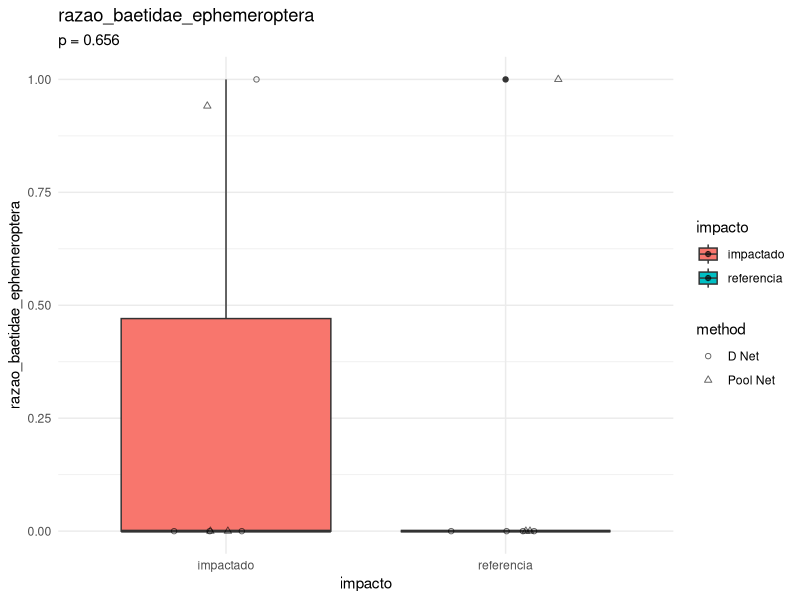
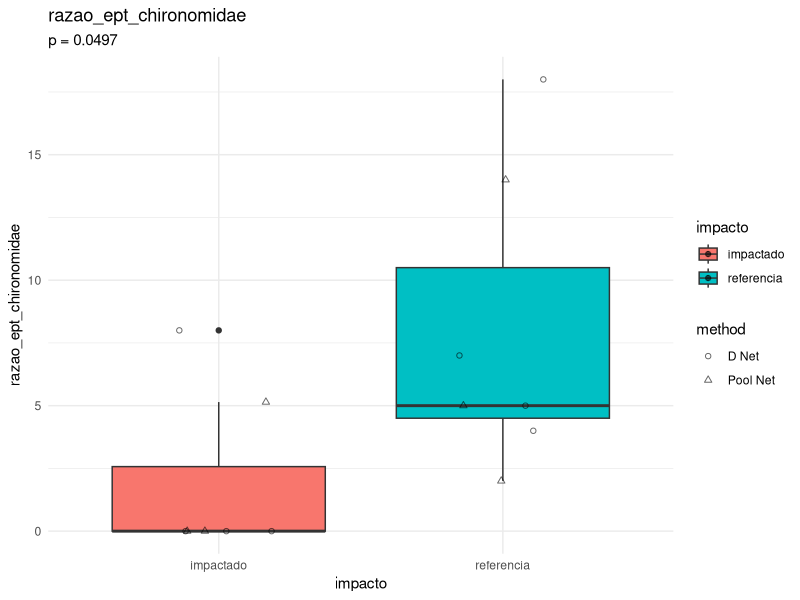
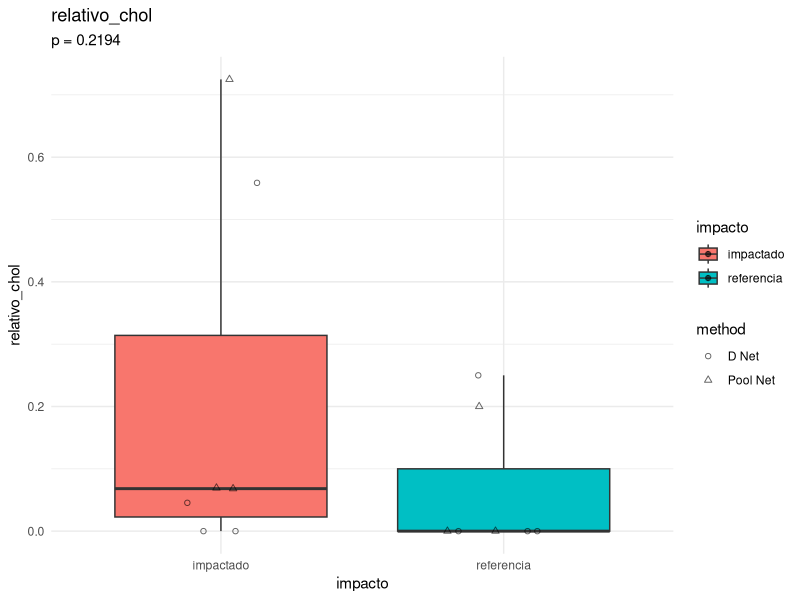
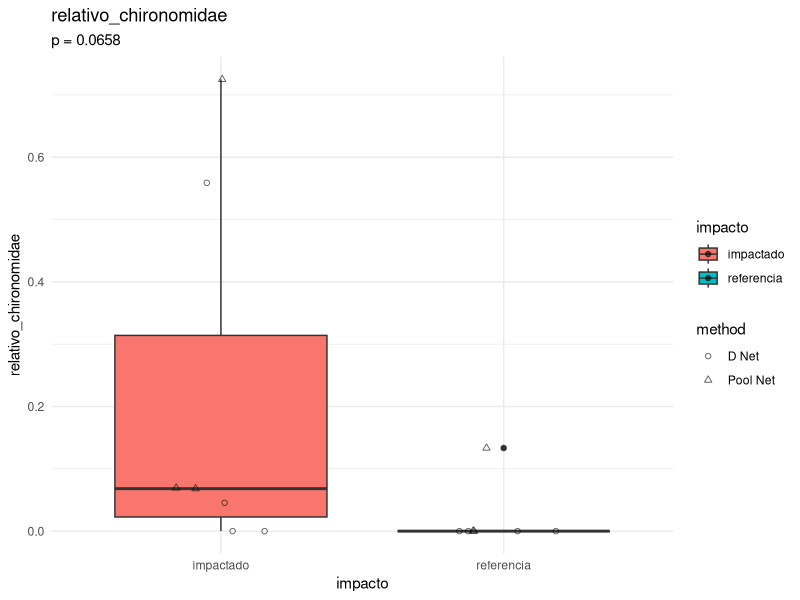
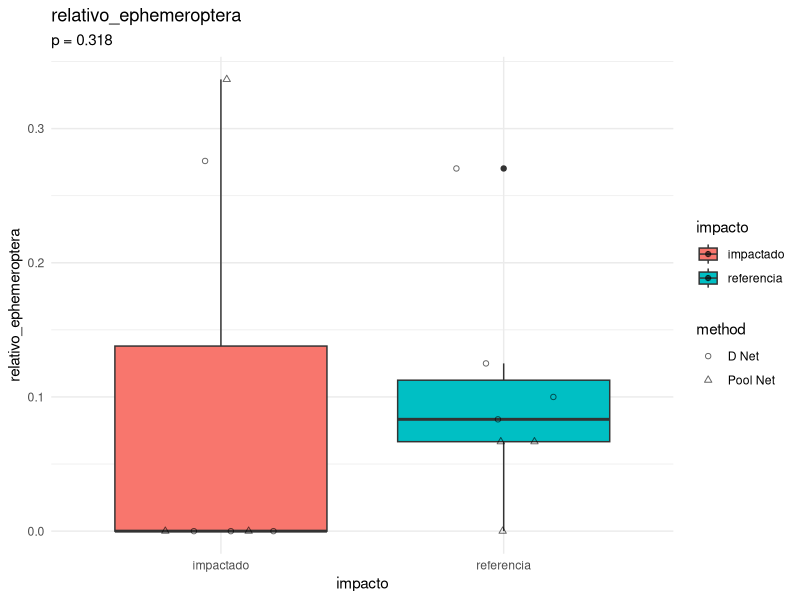
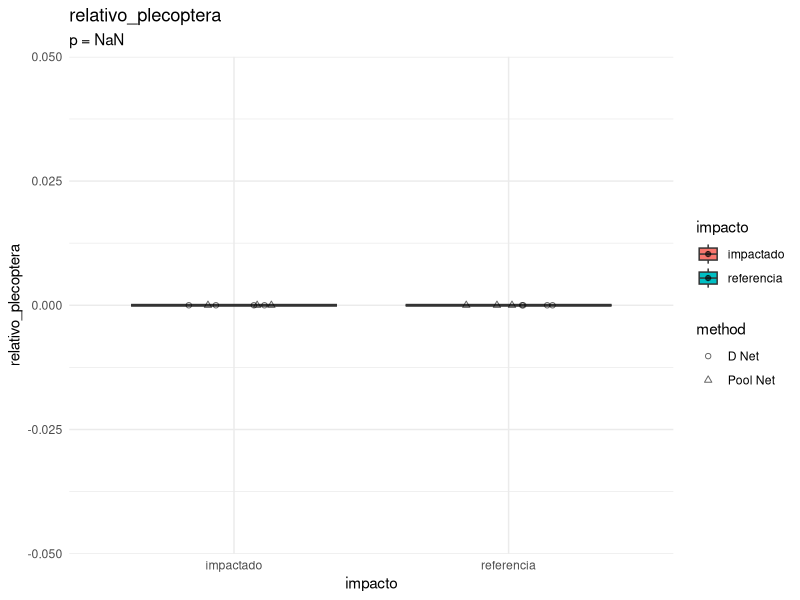
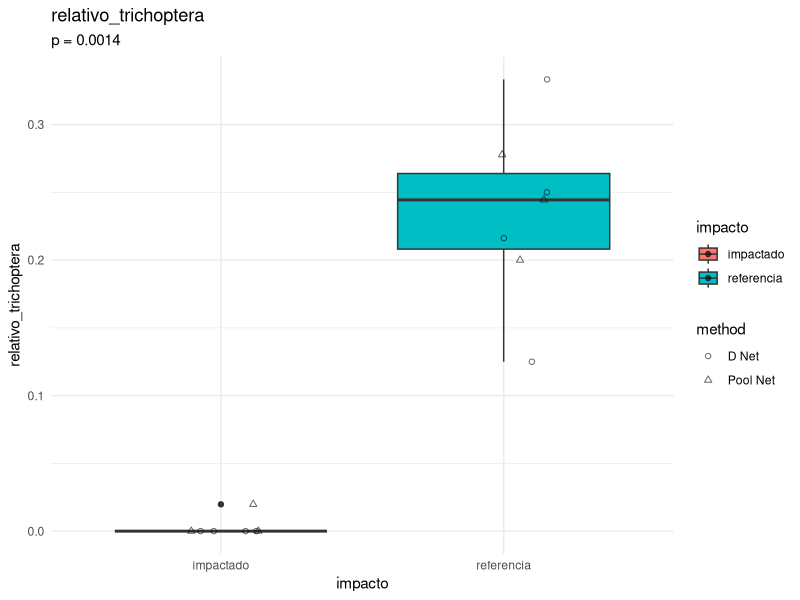
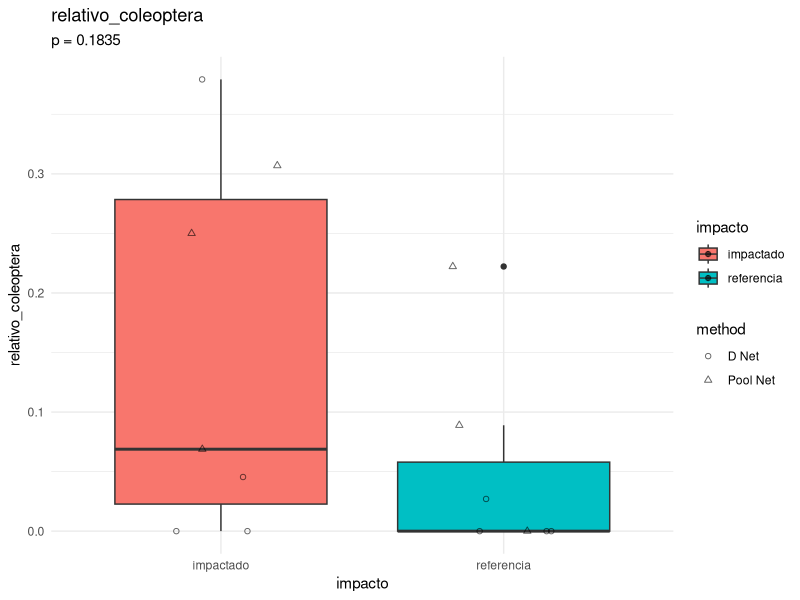

Reproduce these figures in R, in order.
library(tidyverse)

################################## Configurações ###############################
pontos_referencia <- c("RiodaBarra-P1/2")
pontos_impactado <- c("RiodaBarra-P2")

metodos_de_amostragem <- c("D Net", "Pool Net")

# Pastas de figuras
pasta_figuras <- "figuras/indice_multimetrico"
if (!dir.exists(pasta_figuras)) {
  dir.create(pasta_figuras, recursive = TRUE)
}

# Pasta de tabelas
pasta_tabelas <- "tabelas/indice_multimetrico"
if (!dir.exists(pasta_tabelas)) {
  dir.create(pasta_tabelas, recursive = TRUE)
}

################################## Carregar dados ##############################
indices_df <- read_csv("dados/processado/matriz_indices_imaturos_piata.csv")


############################## Pre-processamento ###############################
# Remover índice de Pielou por ser muito problemático.
vetor_respostas <- indices_df %>%
  select(-pielou_classes, -pielou_ordens, -pielou_familias) %>%
  select(-(campanha:method)) %>%
  names()

# Adicionar coluna de impacto
indices_df <- indices_df %>%
  mutate(
    impacto = case_when(
      locality_name == pontos_referencia ~ "referencia",
      locality_name == pontos_impactado ~ "impactado",
      TRUE ~ "desconsiderado"
    )
  ) 

# Filtrar dados para análise baseado em rede-D e rede de piscina.
dados_filtrados <- indices_df %>%
  filter(impacto != "desconsiderado") %>%
  filter(method %in% metodos_de_amostragem)

str(dados_filtrados)
################################### Scores #####################################
lista_p_values <- list()


for (i in vetor_respostas) {
  print(paste("Analisando índice:", i))
  # Teste de Mann-Whitney
  p_value <- wilcox.test(
    formula = as.formula(paste(i, "~ impacto")),
    data = dados_filtrados
  )$p.value
    
  # Criação do gráfico
  plot <- ggplot(
    dados_filtrados,
    aes_string(
      x = "impacto",
      y = i,
      fill = "impacto"
    )
  ) +
    theme_minimal() +
    geom_boxplot() +
    geom_jitter(aes(shape = method), width = 0.2, height = 0, alpha = 0.6) +
    scale_shape_manual(values = c(1, 2)) +
    
    labs(title = i, subtitle = paste0("p = ", round(p_value, 4))) 

  # Salvar o gráfico
  ggsave(
    plot,
    filename = paste0(pasta_figuras, "/boxplot_", i, ".png"),
    width = 8,
    height = 6
  )

  lista_p_values[[i]] <- p_value
}



############################## spearman correlations ###########################

# Filtra e seleciona as variáveis desejadas
dados_filtrados <- indices_df %>%
  filter(method %in% c("D Net", "Pool Net")) %>%
  select(all_of(vetor_respostas))

# Função para criar matriz de p-valores
pval_spearman <- function(df) {
  vars <- names(df)
  n <- length(vars)
  p_mat <- matrix(NA, n, n)
  colnames(p_mat) <- vars
  rownames(p_mat) <- vars
  
  # Loop pelos pares de variáveis
  for (i in 1:n) {
    for (j in 1:n) {
      if (i == j) {
        p_mat[i, j] <- 0
      } else {
        teste <- suppressWarnings(cor.test(df[[i]], df[[j]], method = "spearman"))
        p_mat[i, j] <- teste$p.value
      }
    }
  }
  return(p_mat)
}

# Cria as matrizes
correlations <- cor(dados_filtrados, method = "spearman")
p_values <- pval_spearman(dados_filtrados)


# salvar tabela de correlações (apenas a parte inferior da matriz)
correlations_lower <- correlations
correlations_lower[upper.tri(correlations_lower)] <- ""
write_csv(
  as.data.frame(correlations_lower) %>%
    rownames_to_column(var = "indice_vs_indice"),
  file.path(pasta_tabelas, "correlacoes_spearman_indices_imaturos_piata.csv")
)


# salvar tabela de p-values (apenas a parte inferior da matriz)
p_values_lower <- p_values
p_values_lower[upper.tri(p_values_lower)] <- ""
write_csv(
  as.data.frame(p_values_lower) %>%
    rownames_to_column(var = "indice_vs_indice"),
  file.path(pasta_tabelas, "p_values_spearman_indices_imaturos_piata.csv")
)
################################################################################
